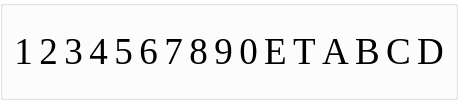
         <widget class="QGroupBox" name="groupBox_3">
          <property name="sizePolicy">
           <sizepolicy hsizetype="Expanding" vsizetype="Fixed">
            <horstretch>1</horstretch>
            <verstretch>1</verstretch>
           </sizepolicy>
          </property>
          <property name="minimumSize">
           <size>
            <width>0</width>
            <height>30</height>
           </size>
          </property>
          <property name="palette">
           <palette>
            <active>
             <colorrole role="WindowText">
              <brush brushstyle="SolidPattern">
               <color alpha="255">
                <red>0</red>
                <green>0</green>
                <blue>0</blue>
               </color>
              </brush>
             </colorrole>
             <colorrole role="Button">
              <brush brushstyle="SolidPattern">
               <color alpha="255">
                <red>255</red>
                <green>255</green>
                <blue>255</blue>
               </color>
              </brush>
             </colorrole>
             <colorrole role="Light">
              <brush brushstyle="SolidPattern">
               <color alpha="255">
                <red>255</red>
                <green>255</green>
                <blue>255</blue>
               </color>
              </brush>
             </colorrole>
             <colorrole role="Midlight">
              <brush brushstyle="SolidPattern">
               <color alpha="255">
                <red>255</red>
                <green>255</green>
                <blue>255</blue>
               </color>
              </brush>
             </colorrole>
             <colorrole role="Dark">
              <brush brushstyle="SolidPattern">
               <color alpha="255">
                <red>127</red>
                <green>127</green>
                <blue>127</blue>
               </color>
              </brush>
             </colorrole>
             <colorrole role="Mid">
              <brush brushstyle="SolidPattern">
               <color alpha="255">
                <red>170</red>
                <green>170</green>
                <blue>170</blue>
               </color>
              </brush>
             </colorrole>
             <colorrole role="Text">
              <brush brushstyle="SolidPattern">
               <color alpha="255">
                <red>0</red>
                <green>0</green>
                <blue>0</blue>
               </color>
              </brush>
             </colorrole>
             <colorrole role="BrightText">
              <brush brushstyle="SolidPattern">
               <color alpha="255">
                <red>255</red>
                <green>255</green>
                <blue>255</blue>
               </color>
              </brush>
             </colorrole>
             <colorrole role="ButtonText">
              <brush brushstyle="SolidPattern">
               <color alpha="255">
                <red>0</red>
                <green>0</green>
                <blue>0</blue>
               </color>
              </brush>
             </colorrole>
             <colorrole role="Base">
              <brush brushstyle="SolidPattern">
               <color alpha="255">
                <red>255</red>
                <green>255</green>
                <blue>255</blue>
               </color>
              </brush>
             </colorrole>
             <colorrole role="Window">
              <brush brushstyle="SolidPattern">
               <color alpha="255">
                <red>255</red>
                <green>255</green>
                <blue>255</blue>
               </color>
              </brush>
             </colorrole>
             <colorrole role="Shadow">
              <brush brushstyle="SolidPattern">
               <color alpha="255">
                <red>0</red>
                <green>0</green>
                <blue>0</blue>
               </color>
              </brush>
             </colorrole>
             <colorrole role="AlternateBase">
              <brush brushstyle="SolidPattern">
               <color alpha="255">
                <red>255</red>
                <green>255</green>
                <blue>255</blue>
               </color>
              </brush>
             </colorrole>
             <colorrole role="ToolTipBase">
              <brush brushstyle="SolidPattern">
               <color alpha="255">
                <red>255</red>
                <green>255</green>
                <blue>220</blue>
               </color>
              </brush>
             </colorrole>
             <colorrole role="ToolTipText">
              <brush brushstyle="SolidPattern">
               <color alpha="255">
                <red>0</red>
                <green>0</green>
                <blue>0</blue>
               </color>
              </brush>
             </colorrole>
            </active>
            <inactive>
             <colorrole role="WindowText">
              <brush brushstyle="SolidPattern">
               <color alpha="255">
                <red>0</red>
                <green>0</green>
                <blue>0</blue>
               </color>
              </brush>
             </colorrole>
             <colorrole role="Button">
              <brush brushstyle="SolidPattern">
               <color alpha="255">
                <red>255</red>
                <green>255</green>
                <blue>255</blue>
               </color>
              </brush>
             </colorrole>
             <colorrole role="Light">
              <brush brushstyle="SolidPattern">
               <color alpha="255">
                <red>255</red>
                <green>255</green>
                <blue>255</blue>
               </color>
              </brush>
             </colorrole>
             <colorrole role="Midlight">
              <brush brushstyle="SolidPattern">
               <color alpha="255">
                <red>255</red>
                <green>255</green>
                <blue>255</blue>
               </color>
              </brush>
             </colorrole>
             <colorrole role="Dark">
              <brush brushstyle="SolidPattern">
               <color alpha="255">
                <red>127</red>
                <green>127</green>
                <blue>127</blue>
               </color>
              </brush>
             </colorrole>
             <colorrole role="Mid">
              <brush brushstyle="SolidPattern">
               <color alpha="255">
                <red>170</red>
                <green>170</green>
                <blue>170</blue>
               </color>
              </brush>
             </colorrole>
             <colorrole role="Text">
              <brush brushstyle="SolidPattern">
               <color alpha="255">
                <red>0</red>
                <green>0</green>
                <blue>0</blue>
               </color>
              </brush>
             </colorrole>
             <colorrole role="BrightText">
              <brush brushstyle="SolidPattern">
               <color alpha="255">
                <red>255</red>
                <green>255</green>
                <blue>255</blue>
               </color>
              </brush>
             </colorrole>
             <colorrole role="ButtonText">
              <brush brushstyle="SolidPattern">
               <color alpha="255">
                <red>0</red>
                <green>0</green>
                <blue>0</blue>
               </color>
              </brush>
             </colorrole>
             <colorrole role="Base">
              <brush brushstyle="SolidPattern">
               <color alpha="255">
                <red>255</red>
                <green>255</green>
                <blue>255</blue>
               </color>
              </brush>
             </colorrole>
             <colorrole role="Window">
              <brush brushstyle="SolidPattern">
               <color alpha="255">
                <red>255</red>
                <green>255</green>
                <blue>255</blue>
               </color>
              </brush>
             </colorrole>
             <colorrole role="Shadow">
              <brush brushstyle="SolidPattern">
               <color alpha="255">
                <red>0</red>
                <green>0</green>
                <blue>0</blue>
               </color>
              </brush>
             </colorrole>
             <colorrole role="AlternateBase">
              <brush brushstyle="SolidPattern">
               <color alpha="255">
                <red>255</red>
                <green>255</green>
                <blue>255</blue>
               </color>
              </brush>
             </colorrole>
             <colorrole role="ToolTipBase">
              <brush brushstyle="SolidPattern">
               <color alpha="255">
                <red>255</red>
                <green>255</green>
                <blue>220</blue>
               </color>
              </brush>
             </colorrole>
             <colorrole role="ToolTipText">
              <brush brushstyle="SolidPattern">
               <color alpha="255">
                <red>0</red>
                <green>0</green>
                <blue>0</blue>
               </color>
              </brush>
             </colorrole>
            </inactive>
            <disabled>
             <colorrole role="WindowText">
              <brush brushstyle="SolidPattern">
               <color alpha="255">
                <red>127</red>
                <green>127</green>
                <blue>127</blue>
               </color>
              </brush>
             </colorrole>
             <colorrole role="Button">
              <brush brushstyle="SolidPattern">
               <color alpha="255">
                <red>255</red>
                <green>255</green>
                <blue>255</blue>
               </color>
              </brush>
             </colorrole>
             <colorrole role="Light">
              <brush brushstyle="SolidPattern">
               <color alpha="255">
                <red>255</red>
                <green>255</green>
                <blue>255</blue>
               </color>
              </brush>
             </colorrole>
             <colorrole role="Midlight">
              <brush brushstyle="SolidPattern">
               <color alpha="255">
                <red>255</red>
                <green>255</green>
                <blue>255</blue>
               </color>
              </brush>
             </colorrole>
             <colorrole role="Dark">
              <brush brushstyle="SolidPattern">
               <color alpha="255">
                <red>127</red>
                <green>127</green>
                <blue>127</blue>
               </color>
              </brush>
             </colorrole>
             <colorrole role="Mid">
              <brush brushstyle="SolidPattern">
               <color alpha="255">
                <red>170</red>
                <green>170</green>
                <blue>170</blue>
               </color>
              </brush>
             </colorrole>
             <colorrole role="Text">
              <brush brushstyle="SolidPattern">
               <color alpha="255">
                <red>127</red>
                <green>127</green>
                <blue>127</blue>
               </color>
              </brush>
             </colorrole>
             <colorrole role="BrightText">
              <brush brushstyle="SolidPattern">
               <color alpha="255">
                <red>255</red>
                <green>255</green>
                <blue>255</blue>
               </color>
              </brush>
             </colorrole>
             <colorrole role="ButtonText">
              <brush brushstyle="SolidPattern">
               <color alpha="255">
                <red>127</red>
                <green>127</green>
                <blue>127</blue>
               </color>
              </brush>
             </colorrole>
             <colorrole role="Base">
              <brush brushstyle="SolidPattern">
               <color alpha="255">
                <red>255</red>
                <green>255</green>
                <blue>255</blue>
               </color>
              </brush>
             </colorrole>
             <colorrole role="Window">
              <brush brushstyle="SolidPattern">
               <color alpha="255">
                <red>255</red>
                <green>255</green>
                <blue>255</blue>
               </color>
              </brush>
             </colorrole>
             <colorrole role="Shadow">
              <brush brushstyle="SolidPattern">
               <color alpha="255">
                <red>0</red>
                <green>0</green>
                <blue>0</blue>
               </color>
              </brush>
             </colorrole>
             <colorrole role="AlternateBase">
              <brush brushstyle="SolidPattern">
               <color alpha="255">
                <red>255</red>
                <green>255</green>
                <blue>255</blue>
               </color>
              </brush>
             </colorrole>
             <colorrole role="ToolTipBase">
              <brush brushstyle="SolidPattern">
               <color alpha="255">
                <red>255</red>
                <green>255</green>
                <blue>220</blue>
               </color>
              </brush>
             </colorrole>
             <colorrole role="ToolTipText">
              <brush brushstyle="SolidPattern">
               <color alpha="255">
                <red>0</red>
                <green>0</green>
                <blue>0</blue>
               </color>
              </brush>
             </colorrole>
            </disabled>
           </palette>
          </property>
          <property name="autoFillBackground">
           <bool>true</bool>
          </property>
          <property name="title">
           <string/>
          </property>
          <layout class="QHBoxLayout" name="horizontalLayout_2" stretch="2,2,2,2,2,2,2,2,2,2,2,2,2,2,2,2">
           <item>
            <widget class="QLabel" name="CC1">
             <property name="sizePolicy">
              <sizepolicy hsizetype="MinimumExpanding" vsizetype="MinimumExpanding">
               <horstretch>0</horstretch>
               <verstretch>0</verstretch>
              </sizepolicy>
             </property>
             <property name="font">
              <font>
               <family>Times New Roman</family>
               <pointsize>28</pointsize>
               <kerning>false</kerning>
              </font>
             </property>
             <property name="autoFillBackground">
              <bool>false</bool>
             </property>
             <property name="text">
              <string>1</string>
             </property>
             <property name="textFormat">
              <enum>Qt::PlainText</enum>
             </property>
             <property name="scaledContents">
              <bool>true</bool>
             </property>
             <property name="alignment">
              <set>Qt::AlignCenter</set>
             </property>
            </widget>
           </item>
           <item>
            <widget class="QLabel" name="CC2">
             <property name="sizePolicy">
              <sizepolicy hsizetype="MinimumExpanding" vsizetype="MinimumExpanding">
               <horstretch>0</horstretch>
               <verstretch>0</verstretch>
              </sizepolicy>
             </property>
             <property name="font">
              <font>
               <family>Times New Roman</family>
               <pointsize>28</pointsize>
               <kerning>false</kerning>
              </font>
             </property>
             <property name="autoFillBackground">
              <bool>false</bool>
             </property>
             <property name="text">
              <string>2</string>
             </property>
             <property name="textFormat">
              <enum>Qt::PlainText</enum>
             </property>
             <property name="scaledContents">
              <bool>true</bool>
             </property>
             <property name="alignment">
              <set>Qt::AlignCenter</set>
             </property>
            </widget>
           </item>
           <item>
            <widget class="QLabel" name="CC3">
             <property name="sizePolicy">
              <sizepolicy hsizetype="MinimumExpanding" vsizetype="MinimumExpanding">
               <horstretch>0</horstretch>
               <verstretch>0</verstretch>
              </sizepolicy>
             </property>
             <property name="font">
              <font>
               <family>Times New Roman</family>
               <pointsize>28</pointsize>
               <kerning>false</kerning>
              </font>
             </property>
             <property name="autoFillBackground">
              <bool>false</bool>
             </property>
             <property name="text">
              <string>3</string>
             </property>
             <property name="textFormat">
              <enum>Qt::PlainText</enum>
             </property>
             <property name="scaledContents">
              <bool>true</bool>
             </property>
             <property name="alignment">
              <set>Qt::AlignCenter</set>
             </property>
            </widget>
           </item>
           <item>
            <widget class="QLabel" name="CC4">
             <property name="sizePolicy">
              <sizepolicy hsizetype="MinimumExpanding" vsizetype="MinimumExpanding">
               <horstretch>0</horstretch>
               <verstretch>0</verstretch>
              </sizepolicy>
             </property>
             <property name="font">
              <font>
               <family>Times New Roman</family>
               <pointsize>28</pointsize>
               <kerning>false</kerning>
              </font>
             </property>
             <property name="autoFillBackground">
              <bool>false</bool>
             </property>
             <property name="text">
              <string>4</string>
             </property>
             <property name="textFormat">
              <enum>Qt::PlainText</enum>
             </property>
             <property name="scaledContents">
              <bool>true</bool>
             </property>
             <property name="alignment">
              <set>Qt::AlignCenter</set>
             </property>
            </widget>
           </item>
           <item>
            <widget class="QLabel" name="CC5">
             <property name="sizePolicy">
              <sizepolicy hsizetype="MinimumExpanding" vsizetype="MinimumExpanding">
               <horstretch>0</horstretch>
               <verstretch>0</verstretch>
              </sizepolicy>
             </property>
             <property name="font">
              <font>
               <family>Times New Roman</family>
               <pointsize>28</pointsize>
               <kerning>false</kerning>
              </font>
             </property>
             <property name="autoFillBackground">
              <bool>false</bool>
             </property>
             <property name="text">
              <string>5</string>
             </property>
             <property name="textFormat">
              <enum>Qt::PlainText</enum>
             </property>
             <property name="scaledContents">
              <bool>true</bool>
             </property>
             <property name="alignment">
              <set>Qt::AlignCenter</set>
             </property>
            </widget>
           </item>
           <item>
            <widget class="QLabel" name="CC6">
             <property name="sizePolicy">
              <sizepolicy hsizetype="MinimumExpanding" vsizetype="MinimumExpanding">
               <horstretch>0</horstretch>
               <verstretch>0</verstretch>
              </sizepolicy>
             </property>
             <property name="font">
              <font>
               <family>Times New Roman</family>
               <pointsize>28</pointsize>
               <kerning>false</kerning>
              </font>
             </property>
             <property name="autoFillBackground">
              <bool>false</bool>
             </property>
             <property name="text">
              <string>6</string>
             </property>
             <property name="textFormat">
              <enum>Qt::PlainText</enum>
             </property>
             <property name="scaledContents">
              <bool>true</bool>
             </property>
             <property name="alignment">
              <set>Qt::AlignCenter</set>
             </property>
            </widget>
           </item>
           <item>
            <widget class="QLabel" name="CC7">
             <property name="sizePolicy">
              <sizepolicy hsizetype="MinimumExpanding" vsizetype="MinimumExpanding">
               <horstretch>0</horstretch>
               <verstretch>0</verstretch>
              </sizepolicy>
             </property>
             <property name="font">
              <font>
               <family>Times New Roman</family>
               <pointsize>28</pointsize>
               <kerning>false</kerning>
              </font>
             </property>
             <property name="autoFillBackground">
              <bool>false</bool>
             </property>
             <property name="text">
              <string>7</string>
             </property>
             <property name="textFormat">
              <enum>Qt::PlainText</enum>
             </property>
             <property name="scaledContents">
              <bool>true</bool>
             </property>
             <property name="alignment">
              <set>Qt::AlignCenter</set>
             </property>
            </widget>
           </item>
           <item>
            <widget class="QLabel" name="CC8">
             <property name="sizePolicy">
              <sizepolicy hsizetype="MinimumExpanding" vsizetype="MinimumExpanding">
               <horstretch>0</horstretch>
               <verstretch>0</verstretch>
              </sizepolicy>
             </property>
             <property name="font">
              <font>
               <family>Times New Roman</family>
               <pointsize>28</pointsize>
               <kerning>false</kerning>
              </font>
             </property>
             <property name="autoFillBackground">
              <bool>false</bool>
             </property>
             <property name="text">
              <string>8</string>
             </property>
             <property name="textFormat">
              <enum>Qt::PlainText</enum>
             </property>
             <property name="scaledContents">
              <bool>true</bool>
             </property>
             <property name="alignment">
              <set>Qt::AlignCenter</set>
             </property>
            </widget>
           </item>
           <item>
            <widget class="QLabel" name="CC9">
             <property name="sizePolicy">
              <sizepolicy hsizetype="MinimumExpanding" vsizetype="MinimumExpanding">
               <horstretch>0</horstretch>
               <verstretch>0</verstretch>
              </sizepolicy>
             </property>
             <property name="font">
              <font>
               <family>Times New Roman</family>
               <pointsize>28</pointsize>
               <kerning>false</kerning>
              </font>
             </property>
             <property name="autoFillBackground">
              <bool>false</bool>
             </property>
             <property name="text">
              <string>9</string>
             </property>
             <property name="textFormat">
              <enum>Qt::PlainText</enum>
             </property>
             <property name="scaledContents">
              <bool>true</bool>
             </property>
             <property name="alignment">
              <set>Qt::AlignCenter</set>
             </property>
            </widget>
           </item>
           <item>
            <widget class="QLabel" name="CC10">
             <property name="sizePolicy">
              <sizepolicy hsizetype="MinimumExpanding" vsizetype="MinimumExpanding">
               <horstretch>0</horstretch>
               <verstretch>0</verstretch>
              </sizepolicy>
             </property>
             <property name="font">
              <font>
               <family>Times New Roman</family>
               <pointsize>28</pointsize>
               <kerning>false</kerning>
              </font>
             </property>
             <property name="autoFillBackground">
              <bool>false</bool>
             </property>
             <property name="text">
              <string>0</string>
             </property>
             <property name="textFormat">
              <enum>Qt::PlainText</enum>
             </property>
             <property name="scaledContents">
              <bool>true</bool>
             </property>
             <property name="alignment">
              <set>Qt::AlignCenter</set>
             </property>
            </widget>
           </item>
           <item>
            <widget class="QLabel" name="CC11">
             <property name="sizePolicy">
              <sizepolicy hsizetype="MinimumExpanding" vsizetype="MinimumExpanding">
               <horstretch>0</horstretch>
               <verstretch>0</verstretch>
              </sizepolicy>
             </property>
             <property name="font">
              <font>
               <family>Times New Roman</family>
               <pointsize>28</pointsize>
               <kerning>false</kerning>
              </font>
             </property>
             <property name="autoFillBackground">
              <bool>false</bool>
             </property>
             <property name="text">
              <string>E</string>
             </property>
             <property name="textFormat">
              <enum>Qt::PlainText</enum>
             </property>
             <property name="scaledContents">
              <bool>true</bool>
             </property>
             <property name="alignment">
              <set>Qt::AlignCenter</set>
             </property>
            </widget>
           </item>
           <item>
            <widget class="QLabel" name="CC12">
             <property name="sizePolicy">
              <sizepolicy hsizetype="MinimumExpanding" vsizetype="MinimumExpanding">
               <horstretch>0</horstretch>
               <verstretch>0</verstretch>
              </sizepolicy>
             </property>
             <property name="font">
              <font>
               <family>Times New Roman</family>
               <pointsize>28</pointsize>
               <kerning>false</kerning>
              </font>
             </property>
             <property name="autoFillBackground">
              <bool>false</bool>
             </property>
             <property name="text">
              <string>T</string>
             </property>
             <property name="textFormat">
              <enum>Qt::PlainText</enum>
             </property>
             <property name="scaledContents">
              <bool>true</bool>
             </property>
             <property name="alignment">
              <set>Qt::AlignCenter</set>
             </property>
            </widget>
           </item>
           <item>
            <widget class="QLabel" name="CC13">
             <property name="sizePolicy">
              <sizepolicy hsizetype="MinimumExpanding" vsizetype="MinimumExpanding">
               <horstretch>0</horstretch>
               <verstretch>0</verstretch>
              </sizepolicy>
             </property>
             <property name="font">
              <font>
               <family>Times New Roman</family>
               <pointsize>28</pointsize>
               <kerning>false</kerning>
              </font>
             </property>
             <property name="autoFillBackground">
              <bool>false</bool>
             </property>
             <property name="text">
              <string>A</string>
             </property>
             <property name="textFormat">
              <enum>Qt::PlainText</enum>
             </property>
             <property name="scaledContents">
              <bool>true</bool>
             </property>
             <property name="alignment">
              <set>Qt::AlignCenter</set>
             </property>
            </widget>
           </item>
           <item>
            <widget class="QLabel" name="CC14">
             <property name="sizePolicy">
              <sizepolicy hsizetype="MinimumExpanding" vsizetype="MinimumExpanding">
               <horstretch>0</horstretch>
               <verstretch>0</verstretch>
              </sizepolicy>
             </property>
             <property name="font">
              <font>
               <family>Times New Roman</family>
               <pointsize>28</pointsize>
               <kerning>false</kerning>
              </font>
             </property>
             <property name="autoFillBackground">
              <bool>false</bool>
             </property>
             <property name="text">
              <string>B</string>
             </property>
             <property name="textFormat">
              <enum>Qt::PlainText</enum>
             </property>
             <property name="scaledContents">
              <bool>true</bool>
             </property>
             <property name="alignment">
              <set>Qt::AlignCenter</set>
             </property>
            </widget>
           </item>
           <item>
            <widget class="QLabel" name="CC15">
             <property name="sizePolicy">
              <sizepolicy hsizetype="MinimumExpanding" vsizetype="MinimumExpanding">
               <horstretch>0</horstretch>
               <verstretch>0</verstretch>
              </sizepolicy>
             </property>
             <property name="font">
              <font>
               <family>Times New Roman</family>
               <pointsize>28</pointsize>
               <kerning>false</kerning>
              </font>
             </property>
             <property name="autoFillBackground">
              <bool>false</bool>
             </property>
             <property name="text">
              <string>C</string>
             </property>
             <property name="textFormat">
              <enum>Qt::PlainText</enum>
             </property>
             <property name="scaledContents">
              <bool>true</bool>
             </property>
             <property name="alignment">
              <set>Qt::AlignCenter</set>
             </property>
            </widget>
           </item>
           <item>
            <widget class="QLabel" name="CC16">
             <property name="sizePolicy">
              <sizepolicy hsizetype="MinimumExpanding" vsizetype="Expanding">
               <horstretch>0</horstretch>
               <verstretch>0</verstretch>
              </sizepolicy>
             </property>
             <property name="font">
              <font>
               <family>Times New Roman</family>
               <pointsize>28</pointsize>
               <kerning>false</kerning>
              </font>
             </property>
             <property name="autoFillBackground">
              <bool>false</bool>
             </property>
             <property name="text">
              <string>D</string>
             </property>
             <property name="textFormat">
              <enum>Qt::PlainText</enum>
             </property>
             <property name="scaledContents">
              <bool>true</bool>
             </property>
             <property name="alignment">
              <set>Qt::AlignCenter</set>
             </property>
            </widget>
           </item>
          </layout>
         </widget>
